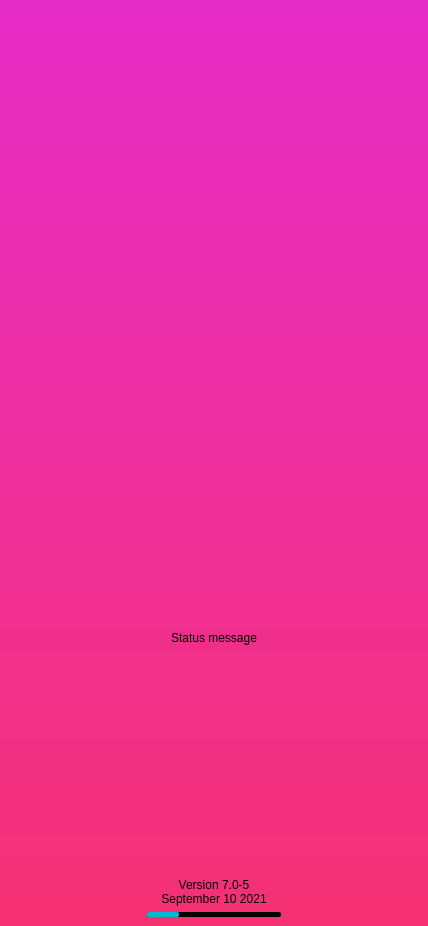
<?xml version="1.0" encoding="UTF-8"?>
<ui version="4.0">
 <class>SplashScreen</class>
 <widget class="QWidget" name="SplashScreen">
  <property name="geometry">
   <rect>
    <x>0</x>
    <y>0</y>
    <width>428</width>
    <height>926</height>
   </rect>
  </property>
  <property name="windowTitle">
   <string>SplashScreen</string>
  </property>
  <property name="styleSheet">
   <string notr="true"/>
  </property>
  <layout class="QVBoxLayout" name="verticalLayout">
   <property name="spacing">
    <number>0</number>
   </property>
   <property name="leftMargin">
    <number>0</number>
   </property>
   <property name="topMargin">
    <number>0</number>
   </property>
   <property name="rightMargin">
    <number>0</number>
   </property>
   <property name="bottomMargin">
    <number>0</number>
   </property>
   <item>
    <widget class="QWidget" name="Background" native="true">
     <property name="styleSheet">
      <string notr="true">#Background
{
background: qlineargradient(spread:pad, x1:0, y1:0, x2:0, y2:1, stop:0 rgb(230, 44, 199), stop:1 rgb(245, 49, 114));
}</string>
     </property>
     <layout class="QVBoxLayout" name="verticalLayout_2">
      <property name="spacing">
       <number>0</number>
      </property>
      <property name="leftMargin">
       <number>0</number>
      </property>
      <property name="topMargin">
       <number>0</number>
      </property>
      <property name="rightMargin">
       <number>0</number>
      </property>
      <property name="bottomMargin">
       <number>0</number>
      </property>
      <item>
       <widget class="KelGuiWidget" name="MainWidget">
        <property name="styleSheet">
         <string notr="true">#MainWidget{}</string>
        </property>
        <property name="cssStyle">
         <string>splashscreen_background</string>
        </property>
        <layout class="QVBoxLayout" name="verticalLayout_3">
         <item>
          <widget class="KelGuiWidget" name="kelGuiWidget_2"/>
         </item>
         <item>
          <widget class="QWidget" name="widget" native="true">
           <layout class="QHBoxLayout" name="horizontalLayout_3">
            <item>
             <widget class="KelGuiLabel" name="lLogo">
              <property name="styleSheet">
               <string notr="true">#lLogo{}</string>
              </property>
              <property name="text">
               <string/>
              </property>
              <property name="cssStyle">
               <string>splashscreen_logo</string>
              </property>
             </widget>
            </item>
           </layout>
          </widget>
         </item>
         <item>
          <widget class="KelGuiWidget" name="kelGuiWidget"/>
         </item>
         <item>
          <widget class="KelGuiLabel" name="lStatus">
           <property name="styleSheet">
            <string notr="true">#lStatus{ 	font-weight: normal; 	font-style: normal; 	font-size: normal; }</string>
           </property>
           <property name="text">
            <string>Status message</string>
           </property>
           <property name="alignment">
            <set>Qt::AlignCenter</set>
           </property>
           <property name="cssStyle">
            <string>white font18 normal lato</string>
           </property>
          </widget>
         </item>
         <item>
          <widget class="KelGuiLabel" name="lVersion">
           <property name="styleSheet">
            <string notr="true">#lVersion{ 	font: 12pt/15pt; 
 	font-weight: normal; 	font-style: normal; 	font-size: normal; }</string>
           </property>
           <property name="text">
            <string>Version 7.0-5
September 10 2021</string>
           </property>
           <property name="alignment">
            <set>Qt::AlignBottom|Qt::AlignHCenter</set>
           </property>
           <property name="cssStyle">
            <string>white font12 normal lato</string>
           </property>
          </widget>
         </item>
         <item>
          <widget class="QWidget" name="wLoadingHolder" native="true">
           <property name="styleSheet">
            <string notr="true">max-height: 5px;</string>
           </property>
           <layout class="QHBoxLayout" name="horizontalLayout_2">
            <property name="spacing">
             <number>0</number>
            </property>
            <property name="leftMargin">
             <number>0</number>
            </property>
            <property name="topMargin">
             <number>0</number>
            </property>
            <property name="rightMargin">
             <number>0</number>
            </property>
            <property name="bottomMargin">
             <number>0</number>
            </property>
            <item>
             <widget class="QProgressBar" name="pLoading">
              <property name="styleSheet">
               <string notr="true">*
{
background-color: #000000;
border-radius: 2px;
max-width: 134px;
max-height: 5px;
}

*::chunk
{
background-color: #05B8CC;
border-radius: 2px;
}</string>
              </property>
              <property name="value">
               <number>24</number>
              </property>
              <property name="textVisible">
               <bool>false</bool>
              </property>
             </widget>
            </item>
           </layout>
          </widget>
         </item>
        </layout>
       </widget>
      </item>
     </layout>
    </widget>
   </item>
  </layout>
 </widget>
 <customwidgets>
  <customwidget>
   <class>KelGuiLabel</class>
   <extends>QLabel</extends>
   <header>kelguilabel.h</header>
  </customwidget>
  <customwidget>
   <class>KelGuiWidget</class>
   <extends>QWidget</extends>
   <header>kelguiwidget.h</header>
  </customwidget>
 </customwidgets>
 <resources/>
 <connections/>
</ui>
